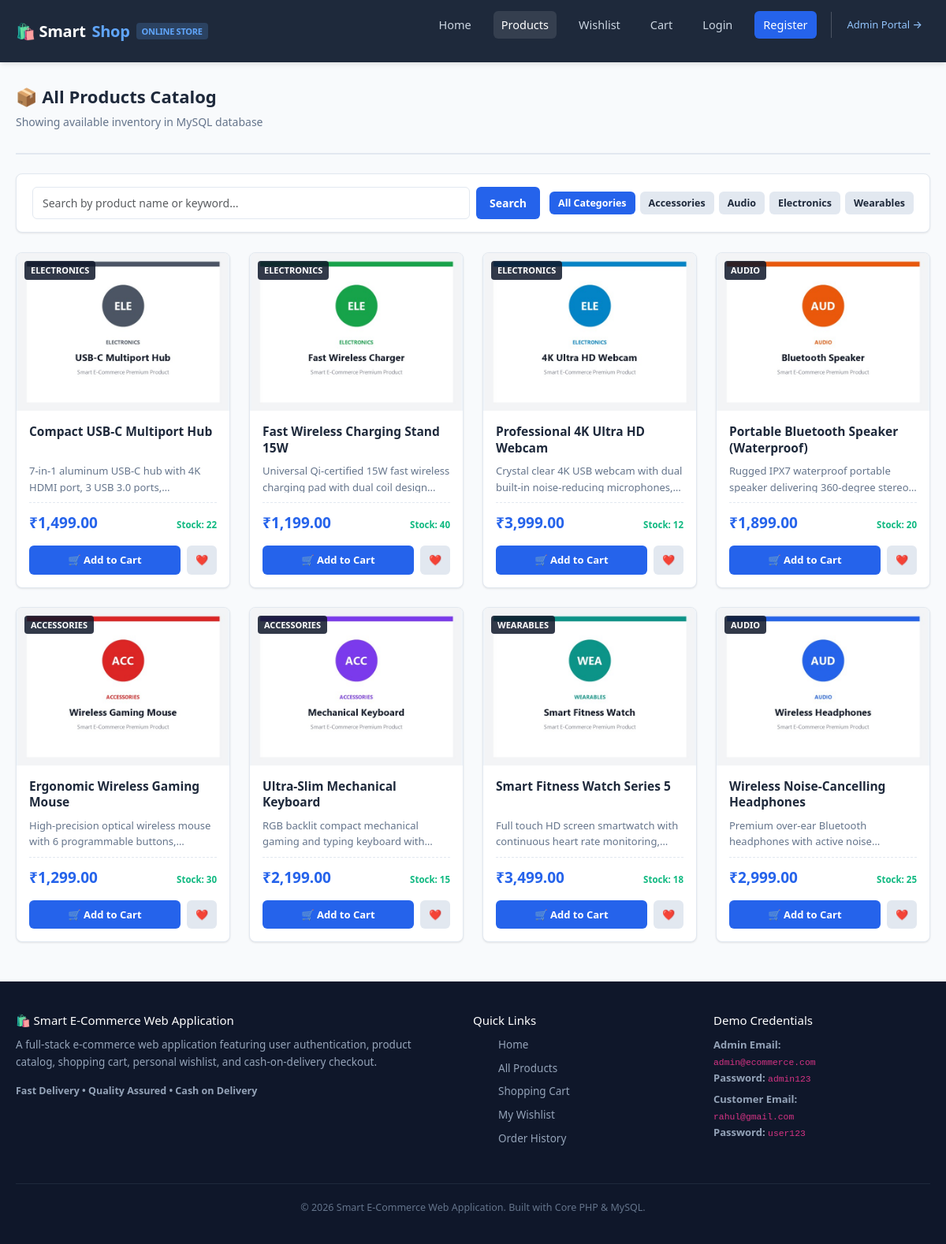
/products.php, run on the app's committed database.
### tables this page shows
CREATE TABLE IF NOT EXISTS `products` (
  `id` INT AUTO_INCREMENT PRIMARY KEY,
  `name` VARCHAR(255) NOT NULL,
  `category` VARCHAR(100) NOT NULL,
  `price` DECIMAL(10,2) NOT NULL,
  `description` TEXT NOT NULL,
  `image` VARCHAR(255) DEFAULT NULL,
  `stock` INT NOT NULL DEFAULT 10,
  `created_at` TIMESTAMP DEFAULT CURRENT_TIMESTAMP
);

### products.php (the view, shortened to what this page needs)
<?php
require_once __DIR__ . '/config/db.php';
$category_filter = isset($_GET['category']) ? clean_input($_GET['category']) : '';
$search_query    = isset($_GET['search']) ? clean_input($_GET['search']) : '';
$sql = "SELECT * FROM `products` WHERE 1=1";
$sql .= " ORDER BY `id` DESC";
$result = mysqli_query($conn, $sql);
$cat_res = mysqli_query($conn, "SELECT DISTINCT `category` FROM `products` ORDER BY `category` ASC");
include_once __DIR__ . '/includes/header.php';
?>
<div class="section-header">
    <div>
        <h2 class="section-title">📦 All Products Catalog</h2>
        <p class="section-subtitle">Showing available inventory in MySQL database</p>
    </div>
</div>
<div class="card-box" style="padding: 16px 20px; margin-bottom: 25px;">
    <form action="products.php" method="GET" style="display: flex; gap: 12px; flex-wrap: wrap; align-items: center; justify-content: space-between;">
        <div style="display: flex; gap: 8px; flex: 1; min-width: 260px;">
            <input type="text" name="search" class="form-control" placeholder="Search by product name or keyword..." value="<?= htmlspecialchars($search_query) ?>">
            <button type="submit" class="btn btn-primary">Search</button>
        </div>
        <div style="display: flex; gap: 6px; flex-wrap: wrap;">
            <a href="products.php" class="btn btn-sm <?= empty($category_filter) ? 'btn-primary' : 'btn-secondary' ?>">All Categories</a>
            <?php if ($cat_res): ?>
                <?php while ($cat = mysqli_fetch_assoc($cat_res)): ?>
                    <a href="products.php?category=<?= urlencode($cat['category']) ?><?= !empty($search_query) ? '&search=' . urlencode($search_query) : '' ?>"
                       class="btn btn-sm <?= ($category_filter === $cat['category']) ? 'btn-primary' : 'btn-secondary' ?>">
                        <?= htmlspecialchars($cat['category']) ?>
                    </a>
                <?php endwhile; ?>
            <?php endif; ?>
        </div>
    </form>
</div>
<div class="row g-4">
    <?php if ($result && mysqli_num_rows($result) > 0): ?>
        <?php while ($product = mysqli_fetch_assoc($result)): ?>
            <div class="col-12 col-sm-6 col-md-4 col-lg-3">
                <div class="product-card">
                    <div class="product-card-img-wrap">
                        <span class="category-tag"><?= htmlspecialchars($product['category']) ?></span>
                        <?php
                        $img_src = !empty($product['image']) && file_exists(__DIR__ . '/uploads/' . $product['image'])
                            ? 'uploads/' . htmlspecialchars($product['image'])
                            : 'assets/css/placeholder.jpg';
                        ?>
                        <img src="<?= $img_src ?>" alt="<?= htmlspecialchars($product['name']) ?>" class="product-card-img">
                    </div>
                    <div class="product-card-body">
                        <h3 class="product-card-title">
                            <a href="product_details.php?id=<?= $product['id'] ?>">
                                <?= htmlspecialchars($product['name']) ?>
                            </a>
                        </h3>
                        <p class="product-card-desc">
                            <?= htmlspecialchars(substr($product['description'], 0, 75)) ?>...
                        </p>
                        <div class="product-card-price-row">
                            <span class="product-price">₹<?= number_format($product['price'], 2) ?></span>
                            <span class="stock-status <?= $product['stock'] > 0 ? '' : 'out' ?>">
                                <?= $product['stock'] > 0 ? 'Stock: ' . $product['stock'] : 'Out of Stock' ?>
                            </span>
                        </div>
                        <div class="product-card-actions">
                            <a href="cart.php?action=add&id=<?= $product['id'] ?>" class="btn btn-primary">
                                🛒 Add to Cart
                            </a>
                            <a href="wishlist.php?action=add&id=<?= $product['id'] ?>" class="btn btn-secondary btn-wishlist" title="Add to Wishlist">
                                ❤️
                            </a>
                        </div>
                    </div>
                </div>
            </div>
        <?php endwhile; ?>
    <?php endif; ?>
</div>
<?php include_once __DIR__ . '/includes/footer.php'; ?>

### assets/css/style.css (style rules this page uses)
:root { --primary-color: #2563eb; --primary-hover: #1d4ed8; --secondary-color: #475569; --dark-bg: #0f172a; --header-bg: #1e293b; --light-bg: #f8fafc; --card-bg: #ffffff; --border-color: #e2e8f0; --text-main: #1e293b; --text-muted: #64748b; --accent-red: #ef4444; --accent-green: #10b981; --accent-amber: #f59e0b; --shadow-sm: 0 1px 3px rgba(0,0,0,0.06), 0 1px 2px rgba(0,0,0,0.04); --shadow-md: 0 4px 6px -1px rgba(0,0,0,0.08), 0 2px 4px -1px rgba(0,0,0,0.04); --shadow-lg: 0 10px 15px -3px rgba(0,0,0,0.1), 0 4px 6px -2px rgba(0,0,0,0.05); --radius: 8px; }
* { margin: 0; padding: 0; box-sizing: border-box; }
body { font-family: 'Segoe UI', system-ui, -apple-system, BlinkMacSystemFont, Roboto, sans-serif; background-color: var(--light-bg); color: var(--text-main); line-height: 1.6; display: flex; flex-direction: column; min-height: 100vh; }
a { color: var(--primary-color); text-decoration: none; transition: color 0.2s ease; }
img { max-width: 100%; height: auto; display: block; }
.section-header { display: flex; align-items: center; justify-content: space-between; margin-bottom: 24px; padding-bottom: 12px; border-bottom: 2px solid var(--border-color); }
.section-title { font-size: 22px; font-weight: 700; color: var(--text-main); display: flex; align-items: center; gap: 8px; }
.section-subtitle { font-size: 14px; color: var(--text-muted); }
.product-card { background-color: var(--card-bg); border: 1px solid var(--border-color); border-radius: var(--radius); overflow: hidden; box-shadow: var(--shadow-sm); transition: transform 0.2s ease, box-shadow 0.2s ease; display: flex; flex-direction: column; height: 100%; }
.product-card-img-wrap { position: relative; background-color: #f1f5f9; height: 200px; display: flex; align-items: center; justify-content: center; overflow: hidden; }
.product-card-img { max-height: 100%; width: 100%; object-fit: contain; transition: transform 0.3s ease; }
.category-tag { position: absolute; top: 10px; left: 10px; background-color: rgba(15, 23, 42, 0.85); color: #ffffff; font-size: 11px; font-weight: 600; padding: 3px 8px; border-radius: 4px; text-transform: uppercase; }
.product-card-body { padding: 16px; display: flex; flex-direction: column; flex: 1; }
.product-card-title { font-size: 15.5px; font-weight: 600; margin-bottom: 8px; line-height: 1.35; display: -webkit-box; -webkit-line-clamp: 2; -webkit-box-orient: vertical; overflow: hidden; height: 42px; }
.product-card-title a { color: var(--text-main); }
.product-card-desc { font-size: 13px; color: var(--text-muted); margin-bottom: 12px; display: -webkit-box; -webkit-line-clamp: 2; -webkit-box-orient: vertical; overflow: hidden; height: 38px; }
.product-card-price-row { display: flex; align-items: baseline; justify-content: space-between; margin-top: auto; padding-top: 10px; border-top: 1px dashed var(--border-color); margin-bottom: 14px; }
.product-price { font-size: 19px; font-weight: 800; color: var(--primary-color); }
.stock-status { font-size: 11.5px; font-weight: 600; color: var(--accent-green); }
.product-card-actions { display: flex; gap: 8px; }
.product-card-actions .btn { flex: 1; text-align: center; font-size: 13px; padding: 8px 10px; }
.product-card-actions .btn-wishlist { flex: 0 0 38px; padding: 8px 0; display: flex; align-items: center; justify-content: center; }
.btn { display: inline-block; font-weight: 600; font-size: 14px; padding: 8px 16px; border-radius: 6px; border: 1px solid transparent; cursor: pointer; text-align: center; transition: all 0.2s ease; line-height: 1.4; }
.btn-primary { background-color: var(--primary-color); color: #ffffff !important; }
.btn-secondary { background-color: #e2e8f0; color: var(--text-main) !important; }
.btn-sm { font-size: 12.5px; padding: 5px 10px; }
.card-box { background-color: var(--card-bg); border: 1px solid var(--border-color); border-radius: var(--radius); padding: 24px; box-shadow: var(--shadow-sm); margin-bottom: 24px; }
.form-control { width: 100%; padding: 9px 12px; font-size: 14px; border: 1px solid var(--border-color); border-radius: 6px; background-color: #ffffff; color: var(--text-main); transition: border-color 0.2s ease, box-shadow 0.2s ease; }

### data on the page
products: category "ELECTRONICS", image (picture), name "Compact USB-C Multiport Hub", description "7-in-1 aluminum USB-C hub with 4K HDMI port, 3 USB 3.0…", price "1,499.00", stock "22"
products: category "ELECTRONICS", image (picture), name "Fast Wireless Charging Stand 15W", description "Universal Qi-certified 15W fast wireless charging pad with dual coil design", price "1,199.00", stock "40"
products: category "ELECTRONICS", image (picture), name "Professional 4K Ultra HD Webcam", description "Crystal clear 4K USB webcam with dual built-in noise-reducing microphones,", price "3,999.00", stock "12"
products: category "AUDIO", image (picture), name "Portable Bluetooth Speaker (Waterproof)", description "Rugged IPX7 waterproof portable speaker delivering 360-degree…", price "1,899.00", stock "20"
products: category "ACCESSORIES", image (picture), name "Ergonomic Wireless Gaming Mouse", description "High-precision optical wireless mouse with 6 programmable…", price "1,299.00", stock "30"
products: category "ACCESSORIES", image (picture), name "Ultra-Slim Mechanical Keyboard", description "RGB backlit compact mechanical gaming and typing keyboard…", price "2,199.00", stock "15"
products: category "WEARABLES", image (picture), name "Smart Fitness Watch Series 5", description "Full touch HD screen smartwatch with continuous heart rate…", price "3,499.00", stock "18"
products: category "AUDIO", image (picture), name "Wireless Noise-Cancelling Headphones", description "Premium over-ear Bluetooth headphones with active…", price "2,999.00", stock "25"

### other printed values
$cat['category'] "Accessories"
$cat['category'] "Audio"
$cat['category'] "Electronics"
$cat['category'] "Wearables"
